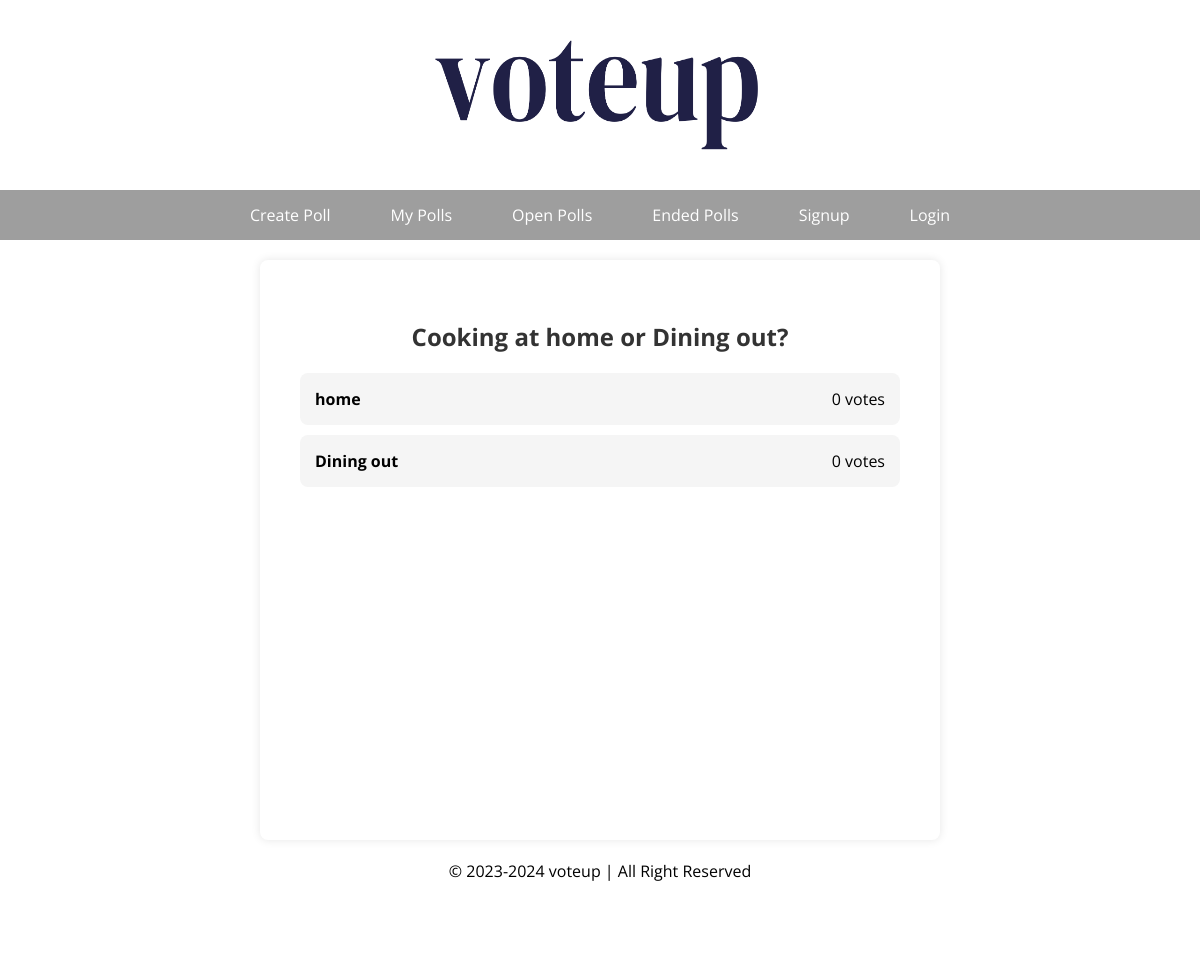
The app's page /results.php?poll_id=103 with its own data.
### tables this page shows
CREATE TABLE `poll` (
  `poll_id` int(11) NOT NULL,
  `creator_id` int(11) DEFAULT NULL,
  `question` varchar(255) DEFAULT NULL,
  `options` varchar(255) DEFAULT NULL,
  `end_date` datetime DEFAULT NULL,
  `s_date` timestamp NOT NULL DEFAULT current_timestamp() ON UPDATE current_timestamp(),
  `status` tinyint(1) NOT NULL
);

### results.php (the view, shortened to what this page needs)
<?php
include("header.php");
?>
<main>
    <?php
    require("connection.php");
    $poll_id = $_GET['poll_id'];
    $stmt = $db->prepare('SELECT question, options FROM poll WHERE poll_id = :poll_id');
    $stmt->bindParam(':poll_id', $poll_id);
    $stmt->execute();
    $result = $stmt->fetch(PDO::FETCH_ASSOC);
    if ($result) {
        echo "<h2>{$result['question']}</h2>";
        if (isset($result['options']) && !empty($result['options'])) {
            $options = explode(',', $result['options']);
            $voteCounts = array();
            foreach ($options as $option) {
                $stmt = $db->prepare('SELECT COUNT(*) AS count FROM vote WHERE poll_id = :poll_id AND choice = :choice');
                $stmt->bindParam(':poll_id', $poll_id);
                $stmt->bindParam(':choice', $option);
                $stmt->execute();
                $count = $stmt->fetch(PDO::FETCH_ASSOC)['count'];
                $voteCounts[$option] = $count;
            }
            echo "<form>";
            echo "<ul>";
            foreach ($options as $option) {
                echo "<li><label>$option</label> {$voteCounts[$option]} votes</li>";
            }
            echo "</ul>";
            echo "</form>";
        } else {
            echo "No options available for this poll.";
        }
    } else {
        echo "Poll not found.";
    }
    ?>
</main>
<?php
include("footer.php")
?>

### style/mainstyle.css (style rules this page uses)
body { margin: 0; padding: 0; }
main { background-color: #F5F5F5; min-height: 500px; padding: 13%; }

### results.php (style rules this page uses)
main { max-width: 600px; margin: 20px auto; background-color: #fff; padding: 40px; box-shadow: 0 0 10px rgba(0, 0, 0, 0.1); border-radius: 8px; }
h2 { color: #333; margin-bottom: 20px; font-family: 'Open Sans', sans-serif; text-align: center; }
ul { list-style-type: none; padding: 0; }
li { margin-bottom: 10px; background-color: #f5f5f5; padding: 15px; border-radius: 8px; transition: background-color 0.3s; cursor: pointer; font-family: 'Open Sans', sans-serif; display: flex; justify-content: space-between; align-items: center; }
label { font-weight: bold; }

### records on screen
poll: question "Cooking at home or Dining out?", options "home", options "0", options "Dining out"
